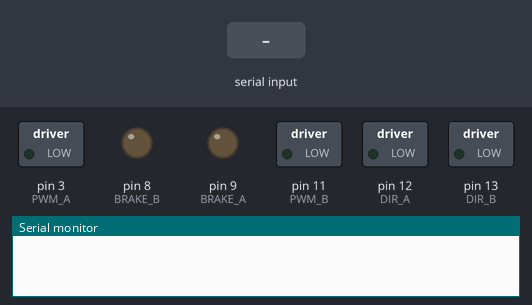
Simulated run of this sketch. Board: Arduino Uno, built with avr-gcc and run on an emulated ATmega328P. Shown: switched loads named in the sketch (green lamp = pin HIGH), output pins drawn as LEDs (lit = HIGH), the last lines printed to the serial monitor. The inputs (shaded band) are chosen by the test bench.

Above: at 1.2 s.
1.3 s: "90,45\n" received over Serial
At 1.8 s:
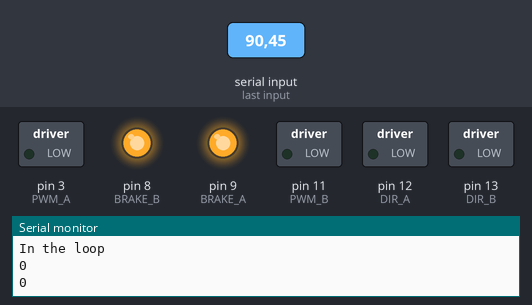
Timing chart, 0 to 4.3 s (numbered marks = the images above; inputs shaded):
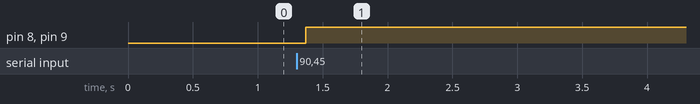

Measured:
- after the input at 1.3 s, pin 8 (BRAKE_B), pin 9 (BRAKE_A): LOW → HIGH after 0.07 s

The sketch:

Motor_Control.ino
```cpp
#include <Stepper.h>

const int PWM_A = 3;
const int DIR_A = 12;
const int BRAKE_A = 9;
const int SNS_A = A0;

const int PWM_B = 11;
const int DIR_B = 13;
const int BRAKE_B = 8;
const int SNS_B = A1;

int motors[] = {0, 0};

void parseSerial(String input, int motorValues[]) {
  char seperator = ':';

  int leftMotorPower = 0;
  int rightMotorPower = 0;

  for(int i = 0; i < input.length(); i++) {
    if(input.charAt(i) == seperator) {
      leftMotorPower = input.substring(0, i).toInt();
      rightMotorPower = input.substring(i+1, input.length()).toInt();
    }
  }

  motorValues[0] = leftMotorPower;
  motorValues[1] = rightMotorPower;
}

void setup() {
  Serial.begin(9600);
  Serial.setTimeout(20);

  //pinMode(PWM_A, OUTPUT);
  //pinMode(PWM_B, OUTPUT);
  pinMode(BRAKE_A, OUTPUT);
  pinMode(BRAKE_B, OUTPUT);
  pinMode(DIR_A, OUTPUT);
  pinMode(DIR_B, OUTPUT);
}

void loop() {
  if(Serial.available()) {
    Serial.println("In the loop");

    parseSerial(Serial.readString(), motors);

    int leftMotorPower = motors[0];
    int rightMotorPower = -motors[1];

    Serial.println(leftMotorPower);
    Serial.println(rightMotorPower);

    if(leftMotorPower > 0) {
      digitalWrite(BRAKE_A, LOW);
      digitalWrite(DIR_A, HIGH);

      delay(10);
    }
    else if(leftMotorPower < 0) {
      digitalWrite(BRAKE_A, LOW);
      digitalWrite(DIR_A, LOW);

      delay(10);
    }
    else if(leftMotorPower == 0) {
      digitalWrite(BRAKE_A, HIGH);
    }

    if(rightMotorPower > 0) {
      digitalWrite(BRAKE_B, LOW);
      digitalWrite(DIR_B, HIGH);

      delay(10);
    }
    else if(rightMotorPower < 0) {
      digitalWrite(BRAKE_B, LOW);
      digitalWrite(DIR_B, LOW);

      delay(10);
    }
    else if(rightMotorPower == 0) {
      digitalWrite(BRAKE_B, HIGH);
    }

    analogWrite(PWM_A, abs(leftMotorPower));
    analogWrite(PWM_B, abs(rightMotorPower));
  }

  delay(50);
}
```
